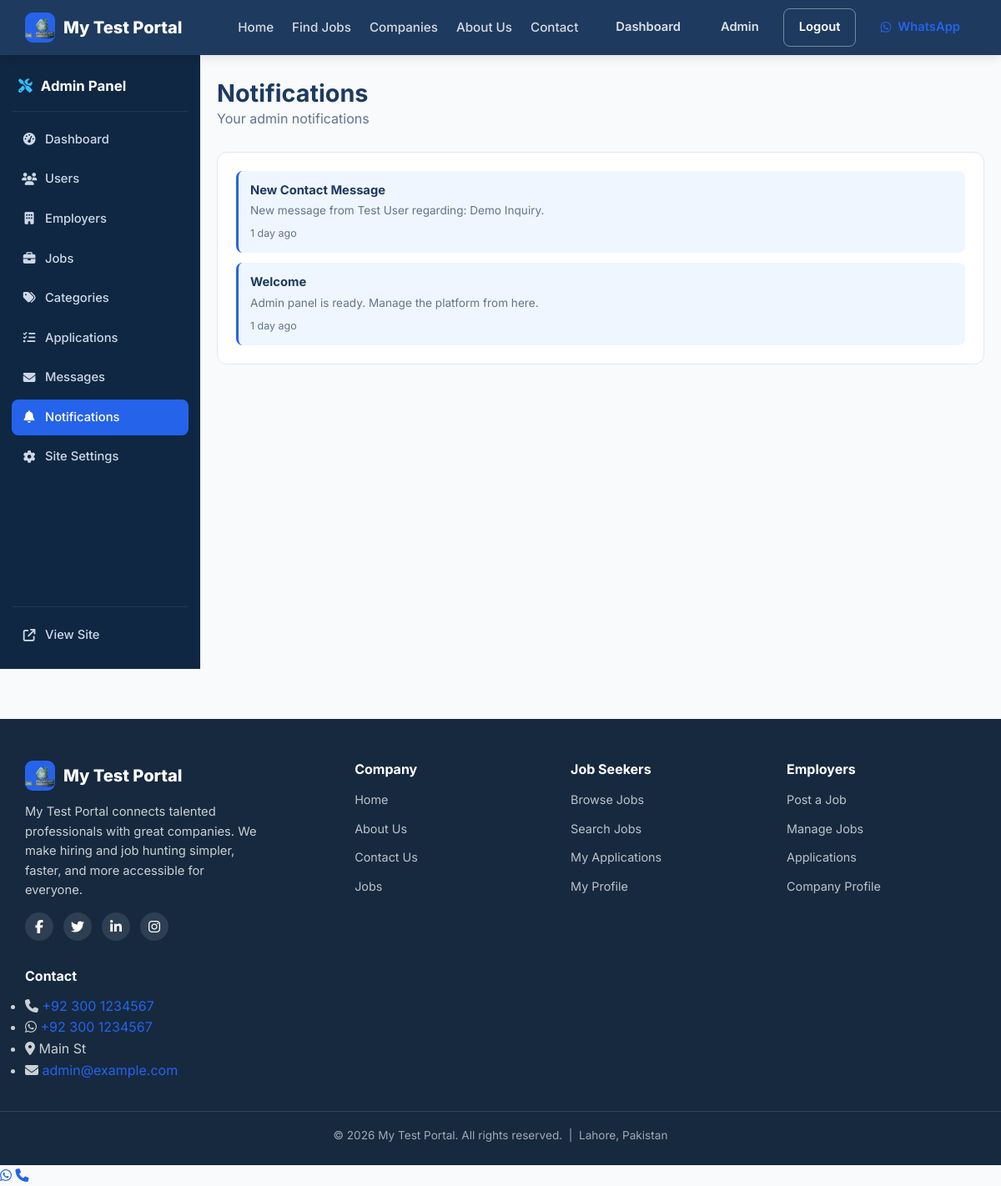
The app's page /admin/notifications (signed in) with its own data.
### app/models/site_setting.py (models this page shows, shortened)
class SiteSetting(db.Model):
    __tablename__ = "site_settings"
    id = db.Column(db.Integer, primary_key=True)
    key = db.Column(db.String(80), unique=True, nullable=False, index=True)
    value = db.Column(db.Text, nullable=True)
    label = db.Column(db.String(120), nullable=True)
    group = db.Column(db.String(40), nullable=False, default="general")
    @classmethod
    def get_all(cls):
        return {s.key: s.value for s in cls.query.all()}

### app/models/application.py (models this page shows, shortened)
class Notification(db.Model):
    __tablename__ = "notifications"
    id = db.Column(db.Integer, primary_key=True)
    user_id = db.Column(
        db.Integer, db.ForeignKey("users.id", ondelete="CASCADE"),
        nullable=False, index=True
    )
    title = db.Column(db.String(200), nullable=False)
    message = db.Column(db.Text, nullable=False)
    link = db.Column(db.String(255), nullable=True)
    is_read = db.Column(db.Boolean, default=False, nullable=False, index=True)
    created_at = db.Column(db.DateTime, default=datetime.utcnow, nullable=False, index=True)
    user = db.relationship("User", back_populates="notifications")

### app/routes/admin/__init__.py (the view)
@bp.route("/notifications")
@login_required
@admin_required
def notifications():
    notes = current_user.notifications
    return render_template("admin/notifications.html", notifications=notes,
                           title="Notifications")

### app/__init__.py (called while the page is built)
@login_manager.user_loader
def load_user(user_id):
    from app.models.user import User
    return db.session.get(User, int(user_id))

### app/models/user.py (called while the page is built)
    @property
    def is_admin(self):
        return self.role == ROLE_ADMIN

    @property
    def is_employer(self):
        return self.role == ROLE_EMPLOYER

    @property
    def is_jobseeker(self):
        return self.role == ROLE_JOBSEEKER

### app/utils/helpers.py (called while the page is built)
def time_ago(dt):
    if not dt:
        return ""
    now = datetime.utcnow()
    diff = now - dt
    seconds = diff.total_seconds()
    if seconds < 60:
        return "just now"
    minutes = seconds // 60
    if minutes < 60:
        return f"{int(minutes)} minute{'s' if minutes != 1 else ''} ago"
    hours = minutes // 60
    if hours < 24:
        return f"{int(hours)} hour{'s' if hours != 1 else ''} ago"
    days = hours // 24
    if days < 30:
        return f"{int(days)} day{'s' if days != 1 else ''} ago"
    months = days // 30
    if months < 12:
        return f"{int(months)} month{'s' if months != 1 else ''} ago"
    years = months // 12
    return f"{int(years)} year{'s' if years != 1 else ''} ago"

### app/templates/admin/notifications.html (shortened to what this page needs)
{% extends "admin/layout.html" %}
{% set active = 'notifications' %}
{% block admin_content %}
<section class="dashboard admin-dashboard">
    <div class="container">
        <div class="dashboard-head">
            <div>
                <h1>Notifications</h1>
                <p>Your admin notifications</p>
            </div>
        </div>
        <div class="panel">
            {% if notifications %}
            <ul class="note-list">
                {% for n in notifications %}
                <li class="{% if not n.is_read %}unread{% endif %}">
                    <strong>{{ n.title }}</strong>
                    <p>{{ n.message }}</p>
                    <span>{{ time_ago(n.created_at) }}</span>
                </li>
                {% endfor %}
            </ul>
            {% else %}
            <p class="muted">No notifications.</p>
            {% endif %}
        </div>
    </div>
</section>
{% endblock %}

### app/templates/partials/navbar.html (shortened to what this page needs)
<nav class="navbar">
    <div class="container navbar-inner">
        <a href="{{ url_for('public.index') }}" class="brand">
            <span class="brand-logo"><img src="{{ url_for('static', filename='images/logo.webp') }}" alt="{{ site.SITE_NAME }} logo" class="brand-logo-img"></span>
            <span class="brand-name">{{ site.SITE_NAME }}</span>
        </a>
        <div class="nav-menu" id="navMenu">
            <ul class="nav-links">
                <li><a href="{{ url_for('public.index') }}" class="{% if request.endpoint == 'public.index' %}active{% endif %}">Home</a></li>
                <li><a href="{{ url_for('public.jobs') }}" class="{% if request.endpoint == 'public.jobs' %}active{% endif %}">Find Jobs</a></li>
                <li><a href="{{ url_for('public.companies') }}" class="{% if request.endpoint == 'public.companies' %}active{% endif %}">Companies</a></li>
                <li><a href="{{ url_for('public.about') }}" class="{% if request.endpoint == 'public.about' %}active{% endif %}">About Us</a></li>
                <li><a href="{{ url_for('public.contact') }}" class="{% if request.endpoint == 'public.contact' %}active{% endif %}">Contact</a></li>
            </ul>
            <div class="nav-auth">
                {% if current_user.is_authenticated %}
                    {% set dash = url_for('seeker.dashboard') %}
                    {% if current_user.is_admin %}{% set dash = url_for('admin.dashboard') %}{% endif %}
                    {% if current_user.is_employer %}{% set dash = url_for('employer.dashboard') %}{% endif %}
                    <a href="{{ dash }}" class="btn btn-ghost">Dashboard</a>
                    {% if current_user.is_jobseeker %}
                        <a href="{{ url_for('seeker.profile') }}" class="btn btn-ghost">Profile</a>
                    {% elif current_user.is_employer %}
                        <a href="{{ url_for('employer.company_profile') }}" class="btn btn-ghost">Company</a>
                    {% else %}
                        <a href="{{ url_for('admin.dashboard') }}" class="btn btn-ghost">Admin</a>
                    {% endif %}
                    <a href="{{ url_for('auth.logout') }}" class="btn btn-outline">Logout</a>
                {% else %}
                    <a href="{{ url_for('auth.login') }}" class="btn btn-ghost">Login</a>
                    <a href="{{ url_for('auth.register') }}" class="btn btn-primary">Sign Up</a>
                    <a href="{{ url_for('auth.login') }}" class="btn btn-admin-login" title="Admin Login"><i class="fa-solid fa-lock"></i> Admin</a>
                {% endif %}
                <a href="{{ site.SITE_WHATSAPP_HREF }}?text={{ site.SITE_WHATSAPP_MESSAGE|urlencode }}" target="_blank" rel="noopener" class="btn btn-whatsapp" title="Chat on WhatsApp">
                    <i class="fa-brands fa-whatsapp"></i> WhatsApp
                </a>
            </div>
        </div>
    </div>
</nav>

### app/templates/partials/footer.html
<footer class="footer">
    <div class="container footer-grid">
        <div class="footer-col footer-brand">
            <div class="brand">
                <span class="brand-logo"><img src="{{ url_for('static', filename='images/logo.webp') }}" alt="{{ site.SITE_NAME }} logo" class="brand-logo-img"></span>
                <span class="brand-name">{{ site.SITE_NAME }}</span>
            </div>
            <p class="footer-about">{{ site.SITE_NAME }} connects talented professionals with great companies. We make hiring and job hunting simpler, faster, and more accessible for everyone.</p>
            <div class="footer-social">
                <a href="{{ site.SITE_FACEBOOK_URL }}" aria-label="Facebook" target="_blank" rel="noopener"><i class="fa-brands fa-facebook-f"></i></a>
                <a href="{{ site.SITE_TWITTER_URL }}" aria-label="Twitter" target="_blank" rel="noopener"><i class="fa-brands fa-twitter"></i></a>
                <a href="{{ site.SITE_LINKEDIN_URL }}" aria-label="LinkedIn" target="_blank" rel="noopener"><i class="fa-brands fa-linkedin-in"></i></a>
                <a href="{{ site.SITE_INSTAGRAM_URL }}" aria-label="Instagram" target="_blank" rel="noopener"><i class="fa-brands fa-instagram"></i></a>
            </div>
        </div>
        <div class="footer-col">
            <h4>Company</h4>
            <ul class="footer-links">
                <li><a href="{{ url_for('public.index') }}">Home</a></li>
                <li><a href="{{ url_for('public.about') }}">About Us</a></li>
                <li><a href="{{ url_for('public.contact') }}">Contact Us</a></li>
                <li><a href="{{ url_for('public.jobs') }}">Jobs</a></li>
            </ul>
        </div>
        <div class="footer-col">
            <h4>Job Seekers</h4>
            <ul class="footer-links">
                <li><a href="{{ url_for('public.jobs') }}">Browse Jobs</a></li>
                <li><a href="{{ url_for('public.jobs') }}">Search Jobs</a></li>
                {% if current_user.is_authenticated and current_user.is_jobseeker %}
                    <li><a href="{{ url_for('seeker.applications') }}">My Applications</a></li>
                    <li><a href="{{ url_for('seeker.profile') }}">My Profile</a></li>
                {% else %}
                    <li><a href="{{ url_for('auth.register') }}">My Applications</a></li>
                    <li><a href="{{ url_for('auth.register') }}">My Profile</a></li>
                {% endif %}
            </ul>
        </div>
        <div class="footer-col">
            <h4>Employers</h4>
            <ul class="footer-links">
                {% if current_user.is_authenticated and current_user.is_employer %}
                    <li><a href="{{ url_for('employer.jobs') }}">Post a Job</a></li>
                    <li><a href="{{ url_for('employer.jobs') }}">Manage Jobs</a></li>
                    <li><a href="{{ url_for('employer.applications') }}">Applications</a></li>
                    <li><a href="{{ url_for('employer.company_profile') }}">Company Profile</a></li>
                {% else %}
                    <li><a href="{{ url_for('auth.register') }}">Post a Job</a></li>
                    <li><a href="{{ url_for('auth.register') }}">Manage Jobs</a></li>
                    <li><a href="{{ url_for('auth.register') }}">Applications</a></li>
                    <li><a href="{{ url_for('auth.register') }}">Company Profile</a></li>
                {% endif %}
            </ul>
        </div>
        <div class="footer-col">
            <h4>Contact</h4>
            <ul class="footer-contact">
                <li><i class="fa-solid fa-phone"></i> <a href="{{ site.SITE_PHONE_HREF }}">{{ site.SITE_PHONE_DISPLAY }}</a></li>
                <li><i class="fa-brands fa-whatsapp"></i> <a href="{{ site.SITE_WHATSAPP_HREF }}">{{ site.SITE_WHATSAPP_NUMBER }}</a></li>
                <li><i class="fa-solid fa-location-dot"></i> {{ site.SITE_ADDRESS }}</li>
                <li><i class="fa-solid fa-envelope"></i> <a href="mailto:{{ site.SITE_EMAIL }}">{{ site.SITE_EMAIL }}</a></li>
            </ul>
        </div>
    </div>
    <div class="footer-bottom">
        <div class="container">
            <p>&copy; {{ current_year }} {{ site.SITE_NAME }}. All rights reserved. &nbsp;|&nbsp; {{ site.SITE_CITY }}, {{ site.SITE_COUNTRY }}</p>
        </div>
    </div>
</footer>

### records on screen
SiteSetting: SITE_NAME "My Test Portal"
Notification: title "New Contact Message", message "New message from Test User regarding: Demo Inquiry.", created_at "1 day ago"
Notification: title "Welcome", message "Admin panel is ready. Manage the platform from here.", created_at "1 day ago"
SiteSetting: SITE_PHONE_DISPLAY "+92 300 1234567"
SiteSetting: SITE_WHATSAPP_NUMBER "+92 300 1234567"
SiteSetting: SITE_ADDRESS "Main St"
SiteSetting: SITE_EMAIL "admin@example.com"
SiteSetting: SITE_CITY "Lahore"
SiteSetting: SITE_COUNTRY "Pakistan"

### other values on screen
{{ current_year }} "2026"
